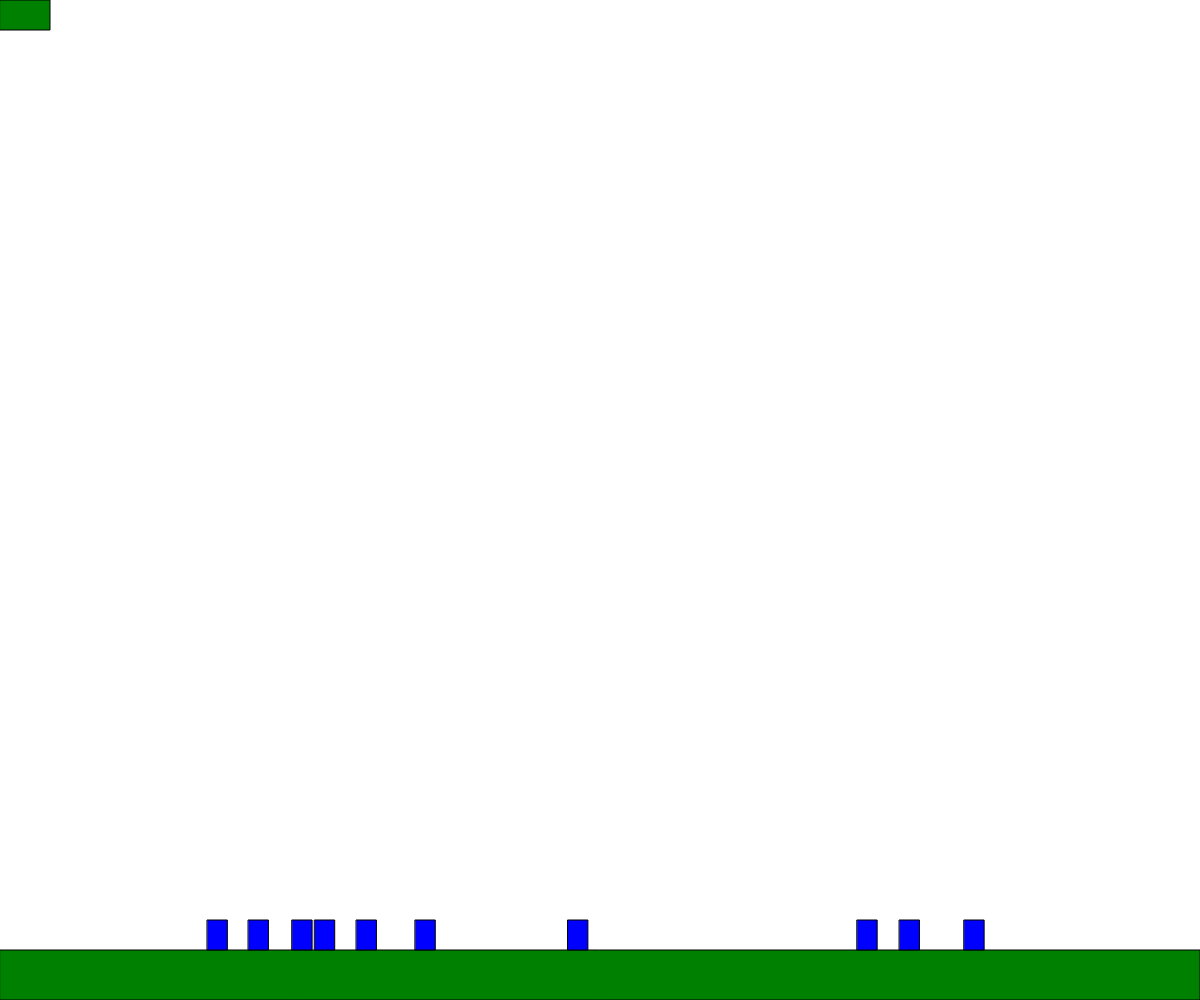
Frame 1 (no input)
Frame 60 (no input): identical to frame 1, image omitted
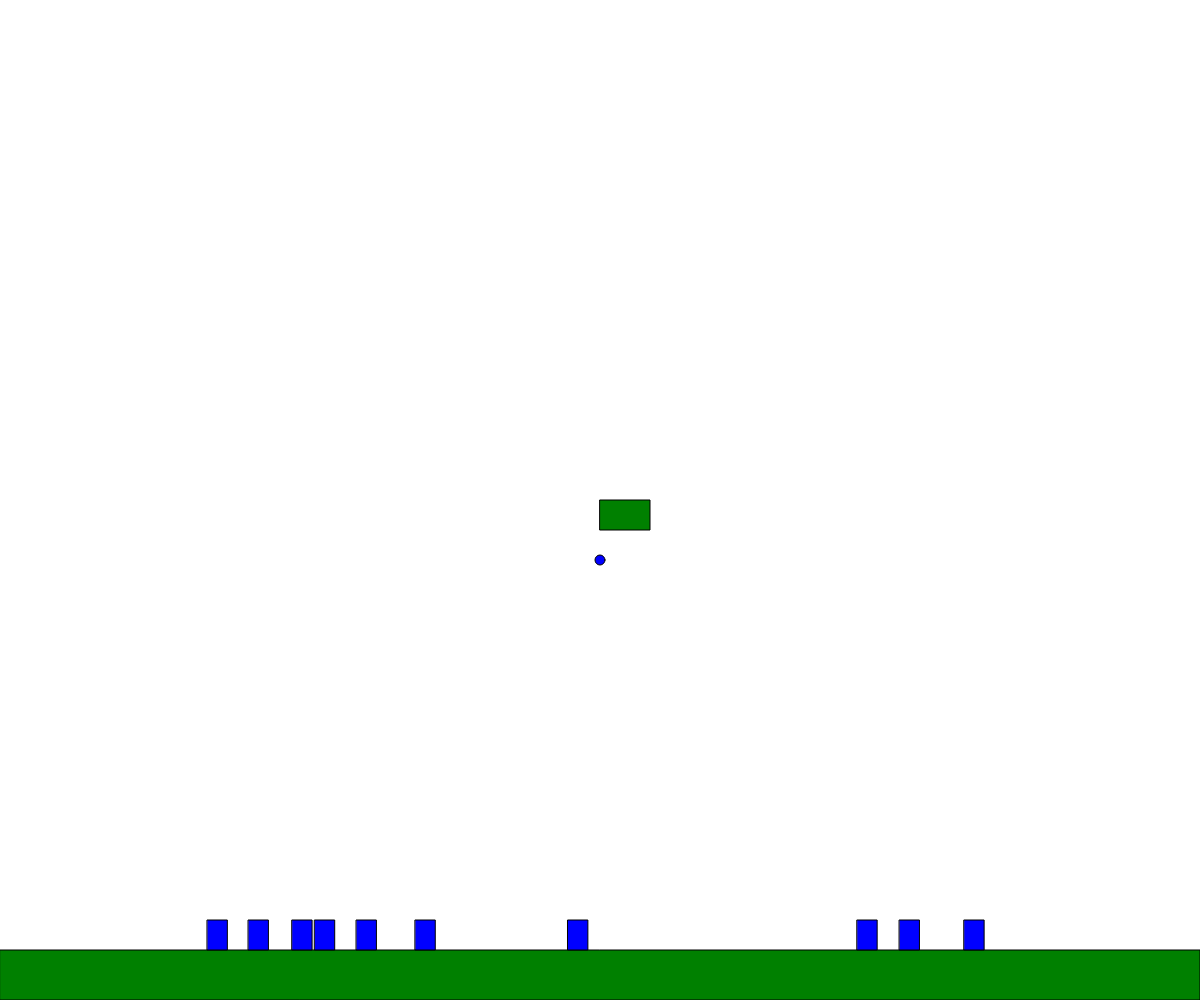
Frame 120 (the mouse pressed at the canvas centre since frame 60)

The p5.js sketch that drew these frames (run headless with seeded random() and noise() and a simulated clock; from frame 60 on, the mouse is pressed at the canvas centre):

// p5.js sketch
// ── sketch.js

NUM_ENEMIES = 10;

ticks = 0;
drops = []

GROUND_HEIGHT = 50;



function setup() {
  createCanvas(windowWidth, windowHeight);
  for (let i = 0; i < NUM_ENEMIES; i++) {
    drops.push(new Enemy(random(0, windowWidth)));
  }

}



function ground() {
  return windowHeight - GROUND_HEIGHT;
}

class Enemy {
  constructor(x) {
    this.x = x;
  }

  draw() {
    fill("blue");
    stroke("black");
    rect(this.x, ground() - 30, 20, 30);
    return this;
  }
}

class Drop {
  constructor(x, y, ticks) {
    this.x = x;
    this.y = y;
    this.start = ticks;
  }

  draw(ticks) {
    this.y += 1;
    if (this.y > ground()) {
      return new Explode(this.x, ground(), ticks);
    }
    fill("blue");
    stroke("black");
    ellipse(this.x, this.y, 10, 10);
    return this;
  }
}

class Explode {
  static EXPLODE_TIME = 50;
  constructor(x, y, ticks) {
    this.x = x;
    this.y = y;
    this.start = ticks;
  }

  radius(ticks) {
    return ticks - this.start
  }

  draw(ticks) {
    let explodeTime = this.radius(ticks);
    if (explodeTime < Explode.EXPLODE_TIME) {
      fill("red");
      circle(this.x, this.y, explodeTime * 2);
      return this;
    } else {
      return null;
    }
  }
}


function draw() {
  background("gray");

  clear();
  fill("green");
  stroke("black");
  rect(mouseX, mouseY, 50, 30);

  rect(0, windowHeight - GROUND_HEIGHT, windowWidth, GROUND_HEIGHT);

  drops = drawAll(drops);

  let explodes = drops.filter((d) => d instanceof Explode);
  let enemies = drops.filter((d) => d instanceof Enemy);

  for (let e of enemies) {
    let hit = false;
    for (let ex of explodes) {
      //let dist = Math.sqrt((e.x - ex.x) ** 2 + (e.y - ex.y) ** 2);
      let dist = Math.abs(e.x - ex.x);
      console.log("Distance", dist, e, ex);
      if (dist < ex.radius(ticks)) {
        console.log("Enemy hit by explosion", e, ex);
        drops = drops.filter((d) => d !== e);
      }
    }
  }

  ticks += 1;
}

function drawAll(items) {
  let nextItems = [];
  for (let i of items) {
    let next = i.draw(ticks);
    if (next) {
      nextItems.push(next);
    }
  }
  return nextItems;
}

function mousePressed() {
  drops.push(new Drop(mouseX, mouseY, ticks));
}
